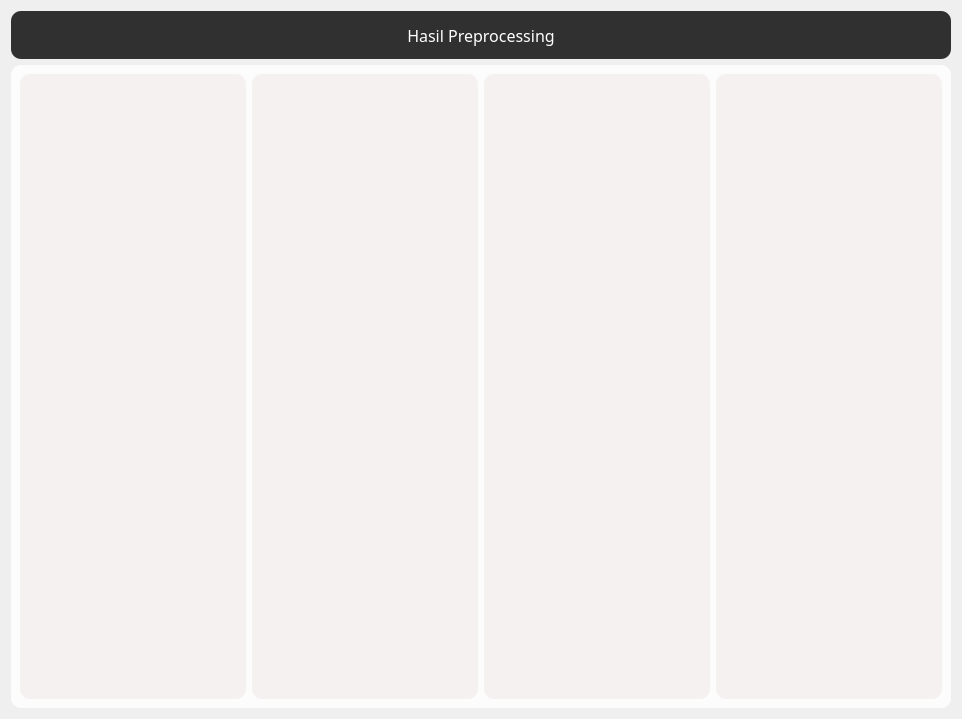
<?xml version="1.0" encoding="UTF-8"?>
<ui version="4.0">
 <class>Preprocessing</class>
 <widget class="QWidget" name="Preprocessing">
  <property name="geometry">
   <rect>
    <x>0</x>
    <y>0</y>
    <width>926</width>
    <height>719</height>
   </rect>
  </property>
  <property name="windowTitle">
   <string>Preprocessing</string>
  </property>
  <property name="styleSheet">
   <string notr="true">*{
	font-family:century gothic;
}

QWidget
{
background-image: url(:/bg/BG2.webp);
/* Full height */
  height: 100%;

  /* Center and scale the image nicely */
  background-position: center;
  background-repeat: no-repeat;
  background-size: cover;
-webkit-background-size: cover;
  -moz-background-size: cover;
  -o-background-size: cover;
}

QProgressBar
{
border:none;
border-radius: 10px;
border: 1px solid grey;
text-align: center
}

QProgressBar::chunk {
    background-color: #4CC417;
    margin-left: 0px;
	border-radius: 8px;
}

</string>
  </property>
  <layout class="QVBoxLayout" name="verticalLayout">
   <item>
    <widget class="QFrame" name="frame">
     <property name="minimumSize">
      <size>
       <width>0</width>
       <height>48</height>
      </size>
     </property>
     <property name="maximumSize">
      <size>
       <width>16777215</width>
       <height>48</height>
      </size>
     </property>
     <property name="styleSheet">
      <string notr="true">QFrame
{
	background:rgba(0, 0, 0, 0.8);
	border-radius:10px;
	opacity: 0.5;
}

QLabel
{
color:white;
font-size:16px;
background:transparent;
}</string>
     </property>
     <property name="frameShape">
      <enum>QFrame::StyledPanel</enum>
     </property>
     <property name="frameShadow">
      <enum>QFrame::Raised</enum>
     </property>
     <layout class="QVBoxLayout" name="verticalLayout_2">
      <item>
       <widget class="QLabel" name="label">
        <property name="styleSheet">
         <string notr="true">font: 75 16pt &quot;MS Shell Dlg 2&quot;;</string>
        </property>
        <property name="text">
         <string>Hasil Preprocessing</string>
        </property>
        <property name="alignment">
         <set>Qt::AlignCenter</set>
        </property>
       </widget>
      </item>
     </layout>
    </widget>
   </item>
   <item>
    <widget class="QFrame" name="frame_2">
     <property name="styleSheet">
      <string notr="true">QFrame
{
	background:rgba(255, 255, 255, 0.8);
	border-radius:10px;
	opacity: 0.5;
}

QPushButton
{
border-radius:15px;
font-size:18px;
color: white;
background:transparent;
}


QToolButton
{
background:transparent;
border-radius:40px;
background:transparent;
}

QLabel
{
color:black;
font-size:12px;
background:transparent;
}

QLineEdit
{
background:transparent;
border:none;
color:#717072;
border-bottom:1px solid #717072;
}

QTableView
{
background:rgba(234, 226, 223, 0.4);
border:none;
}</string>
     </property>
     <property name="frameShape">
      <enum>QFrame::StyledPanel</enum>
     </property>
     <property name="frameShadow">
      <enum>QFrame::Raised</enum>
     </property>
     <layout class="QHBoxLayout" name="horizontalLayout">
      <item>
       <widget class="QTableView" name="tableViewCaseFolding"/>
      </item>
      <item>
       <widget class="QTableView" name="tableViewTokenizing"/>
      </item>
      <item>
       <widget class="QTableView" name="tableViewStopword"/>
      </item>
      <item>
       <widget class="QTableView" name="tableViewStemming"/>
      </item>
     </layout>
    </widget>
   </item>
  </layout>
 </widget>
 <resources/>
 <connections/>
</ui>
